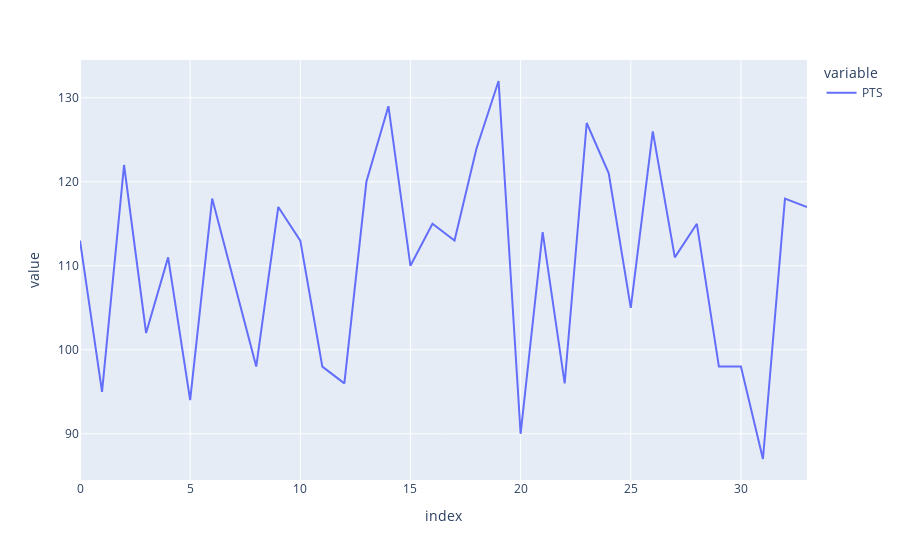

Source (notebook cell):
### Code cell
def make_plot_from_season_pts(log):
    pts = log['PTS']

    fig = px.line(pts)

    fig.show()

make_plot_from_season_pts(df_prepared)

### Figure 1 — Plotly figure (JSON) as saved in the notebook; plotly's stock layout.template omitted (floating-point values rounded to 4 significant figures)
{"data": [{"hovertemplate": "variable=PTS<br>index=%{x}<br>value=%{y}<extra></extra>", "legendgroup": "PTS", "line": {"color": "#636efa", "dash": "solid"}, "marker": {"symbol": "circle"}, "mode": "lines", "name": "PTS", "orientation": "v", "showlegend": true, "type": "scatter", "x": [0, 1, 2, 3, 4, 5, 6, 7, 8, 9, 10, 11, 12, 13, 14, 15, 16, 17, 18, 19, 20, 21, 22, 23, 24, 25, 26, 27, 28, 29, 30, 31, 32, 33], "xaxis": "x", "y": [113, 95, 122, 102, 111, 94, 118, 108, 98, 117, 113, 98, 96, 120, 129, 110, 115, 113, 124, 132, 90, 114, 96, 127, 121, 105, 126, 111, 115, 98, 98, 87, 118, 117], "yaxis": "y"}], "layout": {"legend": {"title": {"text": "variable"}, "tracegroupgap": 0}, "margin": {"t": 60}, "xaxis": {"anchor": "y", "domain": [0, 1], "title": {"text": "index"}}, "yaxis": {"anchor": "x", "domain": [0, 1], "title": {"text": "value"}}}}
